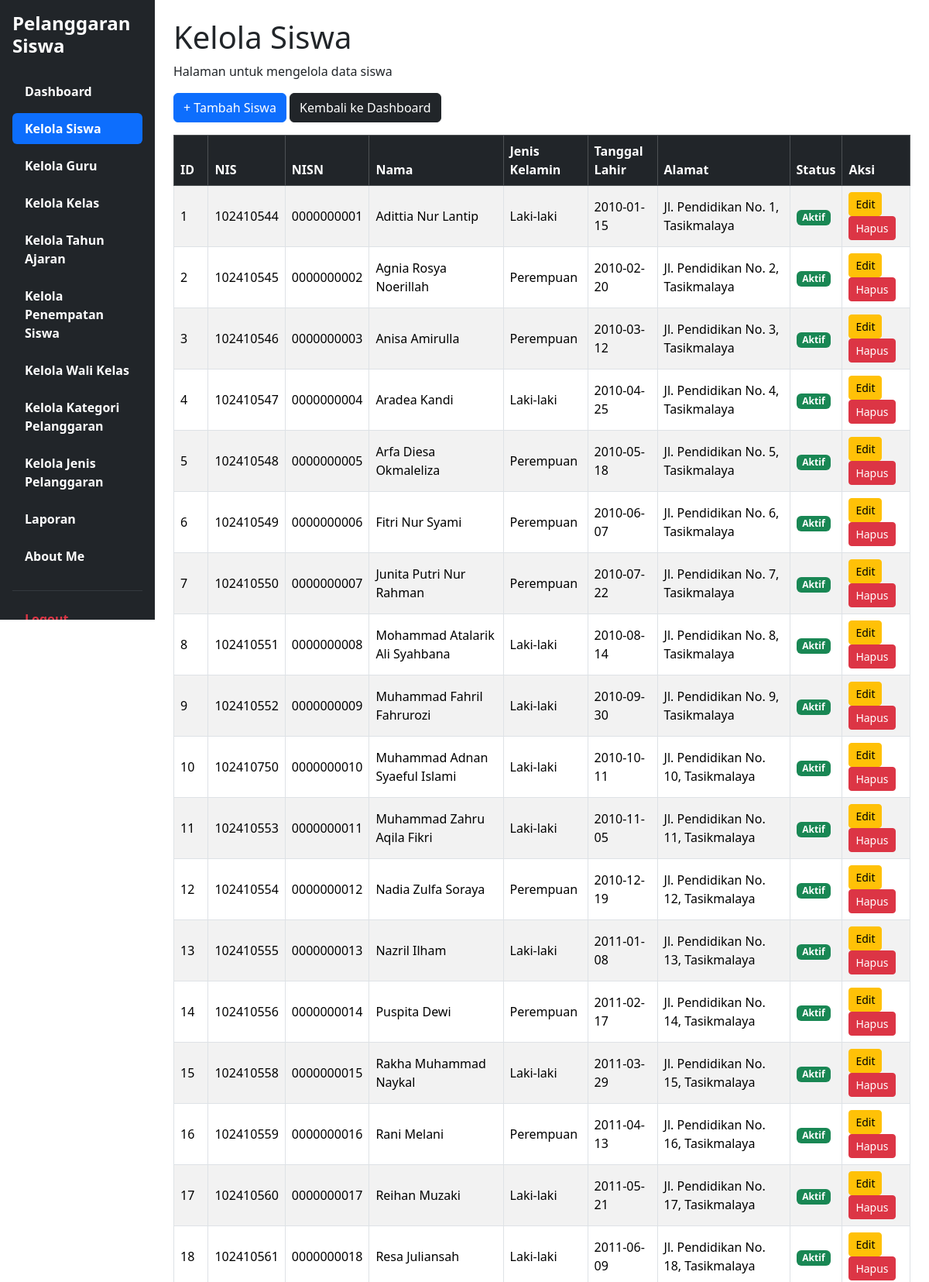
Page /Kelola_Siswa.php (upper part) on the committed database.
### tables this page shows
CREATE TABLE `t_siswa` (
  `id` int(11) NOT NULL,
  `nis` varchar(30) DEFAULT NULL,
  `nisn` varchar(20) NOT NULL,
  `nama` varchar(150) DEFAULT NULL,
  `jenis_kelamin` char(1) NOT NULL,
  `tanggal_lahir` date NOT NULL,
  `alamat` text NOT NULL,
  `status_aktif` tinyint(1) NOT NULL,
  `created_at` timestamp NOT NULL DEFAULT current_timestamp(),
  `updated_at` timestamp NOT NULL DEFAULT current_timestamp()
);

### Kelola_Siswa.php (the view, shortened to what this page needs)
<?php
require_once __DIR__ . '/config/koneksi.php';
$sql = "
    SELECT id, nis, nisn, nama, jenis_kelamin,
           tanggal_lahir, alamat, status_aktif
    FROM t_siswa
    ORDER BY id ASC
";
$result = $koneksi->query($sql);
?>
<!DOCTYPE html>
<html lang="id">
<head>
    <link href="https://cdn.jsdelivr.net/npm/bootstrap@5.3.8/dist/css/bootstrap.min.css" rel="stylesheet">
    <link rel="stylesheet"
          href="https://cdn.datatables.net/2.3.4/css/dataTables.bootstrap5.min.css">
</head>
<body>
<div class="container-fluid">
    <div class="row">
<div class="col-md-3 col-lg-2 bg-dark min-vh-100 p-3 sticky-top" style="top: 0; height: 100vh; overflow-y: auto;">
            <h4 class="text-white fw-bold mb-4 ">
            Pelanggaran Siswa
            </h4>
            <ul class="nav nav-pills flex-column">
                <li class="nav-item mb-2">
                    <a href="dashboard.php" class="nav-link text-white">
                    <h7 class="fw-bold mb-4">Dashboard</h7>
                    </a>
                </li>
                <li class="nav-item mb-2">
                    <a href="Kelola_Siswa.php" class="nav-link active">
                    <h7 class="fw-bold mb-4">Kelola Siswa</h7>
                    </a>
                </li>
                <li class="nav-item mb-2">
                    <a href="Kelola_Guru.php" class="nav-link text-white">
                    <h7 class="fw-bold mb-4">Kelola Guru</h7>
                    </a>
                </li>
                <li class="nav-item mb-2">
                    <a href="Kelola_Kelas.php" class="nav-link text-white">
                    <h7 class="fw-bold mb-4">Kelola Kelas</h7>
                    </a>
                </li>
                <li class="nav-item mb-2">
                    <a href="Kelola_Tahun_Ajaran.php" class="nav-link text-white">
                    <h7 class="fw-bold mb-4">Kelola Tahun Ajaran</h7>
                    </a>
                </li>
                <li class="nav-item mb-2">
                    <a href="Kelola_Penempatan_Siswa.php" class="nav-link text-white">
                    <h7 class="fw-bold mb-4">Kelola Penempatan Siswa</h7>
                    </a>
                </li>
                <li class="nav-item mb-2">
                    <a href="Kelola_Wali_Kelas.php" class="nav-link text-white">
                    <h7 class="fw-bold mb-4">Kelola Wali Kelas</h7>
                    </a>
                </li>
                <li class="nav-item mb-2">
                    <a href="Kelola_Kategori_Pelanggaran.php" class="nav-link text-white">
                    <h7 class="fw-bold mb-4">Kelola Kategori Pelanggaran</h7>
                    </a>
                </li>
                <li class="nav-item mb-2">
                    <a href="Kelola_Jenis_Pelanggaran.php" class="nav-link text-white">
                    <h7 class="fw-bold mb-4">Kelola Jenis Pelanggaran</h7>
                    </a>
                </li>
                <li class="nav-item mb-2">
                    <a href="Laporan.php" class="nav-link text-white">
                    <h7 class="fw-bold mb-4">Laporan</h7>
                    </a>
                </li>
                <li class="nav-item mb-2">
                    <a href="about_me.php" class="nav-link text-white">
                    <h7 class="fw-bold mb-4">About Me</h7>
                    </a>
                </li>
                <hr class="text-secondary">
                <li class="nav-item">
                    <a href="logout.php" class="nav-link text-danger">
                    <h7 class="fw-bold mb-4">Logout</h7>
                    </a>
                </li>
            </ul>
        </div>
        <main class="col-md-9 col-lg-10 p-4">
            <h1>Kelola Siswa</h1>
            <p>Halaman untuk mengelola data siswa</p>
            <div class="mb-3">
                <a href="tambah_siswa.php" class="btn btn-primary">
                   + Tambah Siswa
                </a>
                <a href="dashboard.php" class="btn btn-dark">
                     Kembali ke Dashboard
                </a>
            </div>
            <div class="table-responsive">
            <table id="tabelSiswa"class="table table-striped table-bordered table-hover align-middle">
                <thead class="table-dark">
                    <tr>
                        <th>ID</th>
                        <th>NIS</th>
                        <th>NISN</th>
                        <th>Nama</th>
                        <th>Jenis Kelamin</th>
                        <th>Tanggal Lahir</th>
                        <th>Alamat</th>
                        <th>Status</th>
                        <th>Aksi</th>
                    </tr>
                </thead>
                <tbody>
                    <?php while ($siswa = $result->fetch_assoc()) { ?>
                        <tr>
                            <td><?= htmlspecialchars($siswa['id']) ?></td>
                            <td><?= htmlspecialchars($siswa['nis']) ?></td>
                            <td><?= htmlspecialchars($siswa['nisn'] ?? '-') ?></td>
                            <td><?= htmlspecialchars($siswa['nama']) ?></td>
                            <td>
                                <?php
                                if ($siswa['jenis_kelamin'] == 'L') {
                                    echo "Laki-laki";
                                } elseif ($siswa['jenis_kelamin'] == 'P') {
                                    echo "Perempuan";
                                } else {
                                    echo "-";
                                }
                                ?>
                            </td>
                            <td>
                                <?= htmlspecialchars($siswa['tanggal_lahir'] ?? '-') ?>
                            </td>
                            <td>
                                <?= htmlspecialchars($siswa['alamat'] ?? '-') ?>
                            </td>
                            <td>
                                <?php if ($siswa['status_aktif'] == 1) { ?>
                                    <span class="badge bg-success">Aktif</span>
                                <?php } else { ?>
                                    <span class="badge bg-secondary">Tidak Aktif</span>
                                <?php } ?>
                            </td>
                            <td>
                                <a href="edit_siswa.php?id=<?= (int)$siswa['id'] ?>"
                                   class="btn btn-warning btn-sm">
                                    Edit
                                </a>
                                <a href="hapus_siswa.php?id=<?= (int)$siswa['id'] ?>"
                                   onclick="return confirm('Yakin ingin menghapus siswa ini?')"
                                   class="btn btn-danger btn-sm">
                                    Hapus
                                </a>
                            </td>
                        </tr>
                    <?php } ?>
                </tbody>
            </table>
        </main>
    </div>
</div>
</body>
</html>

### rows in the picture
t_siswa: id "1", nis "102410544", nisn "0000000001", nama "Adittia Nur Lantip", jenis_kelamin "Laki-laki", tanggal_lahir "2010-01-15", alamat "Jl. Pendidikan No. 1, Tasikmalaya", status_aktif "Aktif"
t_siswa: id "2", nis "102410545", nisn "0000000002", nama "Agnia Rosya Noerillah", jenis_kelamin "Perempuan", tanggal_lahir "2010-02-20", alamat "Jl. Pendidikan No. 2, Tasikmalaya", status_aktif "Aktif"
t_siswa: id "3", nis "102410546", nisn "0000000003", nama "Anisa Amirulla", jenis_kelamin "Perempuan", tanggal_lahir "2010-03-12", alamat "Jl. Pendidikan No. 3, Tasikmalaya", status_aktif "Aktif"
t_siswa: id "4", nis "102410547", nisn "0000000004", nama "Aradea Kandi", jenis_kelamin "Laki-laki", tanggal_lahir "2010-04-25", alamat "Jl. Pendidikan No. 4, Tasikmalaya", status_aktif "Aktif"
t_siswa: id "5", nis "102410548", nisn "0000000005", nama "Arfa Diesa Okmaleliza", jenis_kelamin "Perempuan", tanggal_lahir "2010-05-18", alamat "Jl. Pendidikan No. 5, Tasikmalaya", status_aktif "Aktif"
t_siswa: id "6", nis "102410549", nisn "0000000006", nama "Fitri Nur Syami", jenis_kelamin "Perempuan", tanggal_lahir "2010-06-07", alamat "Jl. Pendidikan No. 6, Tasikmalaya", status_aktif "Aktif"
t_siswa: id "7", nis "102410550", nisn "0000000007", nama "Junita Putri Nur Rahman", jenis_kelamin "Perempuan", tanggal_lahir "2010-07-22", alamat "Jl. Pendidikan No. 7, Tasikmalaya", status_aktif "Aktif"
t_siswa: id "8", nis "102410551", nisn "0000000008", nama "Mohammad Atalarik Ali Syahbana", jenis_kelamin "Laki-laki", tanggal_lahir "2010-08-14", alamat "Jl. Pendidikan No. 8, Tasikmalaya", status_aktif "Aktif"
t_siswa: id "9", nis "102410552", nisn "0000000009", nama "Muhammad Fahril Fahrurozi", jenis_kelamin "Laki-laki", tanggal_lahir "2010-09-30", alamat "Jl. Pendidikan No. 9, Tasikmalaya", status_aktif "Aktif"
t_siswa: id "10", nis "102410750", nisn "0000000010", nama "Muhammad Adnan Syaeful Islami", jenis_kelamin "Laki-laki", tanggal_lahir "2010-10-11", alamat "Jl. Pendidikan No. 10, Tasikmalaya", status_aktif "Aktif"
t_siswa: id "11", nis "102410553", nisn "0000000011", nama "Muhammad Zahru Aqila Fikri", jenis_kelamin "Laki-laki", tanggal_lahir "2010-11-05", alamat "Jl. Pendidikan No. 11, Tasikmalaya", status_aktif "Aktif"
t_siswa: id "12", nis "102410554", nisn "0000000012", nama "Nadia Zulfa Soraya", jenis_kelamin "Perempuan", tanggal_lahir "2010-12-19", alamat "Jl. Pendidikan No. 12, Tasikmalaya", status_aktif "Aktif"
t_siswa: id "13", nis "102410555", nisn "0000000013", nama "Nazril Ilham", jenis_kelamin "Laki-laki", tanggal_lahir "2011-01-08", alamat "Jl. Pendidikan No. 13, Tasikmalaya", status_aktif "Aktif"
t_siswa: id "14", nis "102410556", nisn "0000000014", nama "Puspita Dewi", jenis_kelamin "Perempuan", tanggal_lahir "2011-02-17", alamat "Jl. Pendidikan No. 14, Tasikmalaya", status_aktif "Aktif"
t_siswa: id "15", nis "102410558", nisn "0000000015", nama "Rakha Muhammad Naykal", jenis_kelamin "Laki-laki", tanggal_lahir "2011-03-29", alamat "Jl. Pendidikan No. 15, Tasikmalaya", status_aktif "Aktif"
t_siswa: id "16", nis "102410559", nisn "0000000016", nama "Rani Melani", jenis_kelamin "Perempuan", tanggal_lahir "2011-04-13", alamat "Jl. Pendidikan No. 16, Tasikmalaya", status_aktif "Aktif"
t_siswa: id "17", nis "102410560", nisn "0000000017", nama "Reihan Muzaki", jenis_kelamin "Laki-laki", tanggal_lahir "2011-05-21", alamat "Jl. Pendidikan No. 17, Tasikmalaya", status_aktif "Aktif"
t_siswa: id "18", nis "102410561", nisn "0000000018", nama "Resa Juliansah", jenis_kelamin "Laki-laki", tanggal_lahir "2011-06-09", alamat "Jl. Pendidikan No. 18, Tasikmalaya", status_aktif "Aktif"
